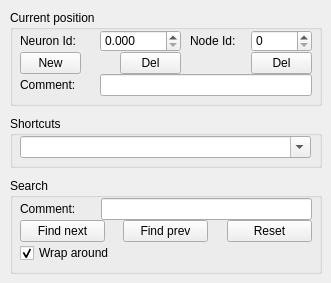
       <widget class="QWidget" name="Search">
        <property name="sizePolicy">
         <sizepolicy hsizetype="Preferred" vsizetype="Expanding">
          <horstretch>0</horstretch>
          <verstretch>0</verstretch>
         </sizepolicy>
        </property>
        <attribute name="title">
         <string>&amp;Search</string>
        </attribute>
        <widget class="QGroupBox" name="groupBox_7">
         <property name="geometry">
          <rect>
           <x>10</x>
           <y>10</y>
           <width>312</width>
           <height>96</height>
          </rect>
         </property>
         <property name="sizePolicy">
          <sizepolicy hsizetype="Expanding" vsizetype="Preferred">
           <horstretch>0</horstretch>
           <verstretch>0</verstretch>
          </sizepolicy>
         </property>
         <property name="title">
          <string>Current position</string>
         </property>
         <widget class="QLabel" name="label_11">
          <property name="geometry">
           <rect>
            <x>10</x>
            <y>64</y>
            <width>71</width>
            <height>22</height>
           </rect>
          </property>
          <property name="text">
           <string>Comment:</string>
          </property>
         </widget>
         <widget class="QLineEdit" name="_text_Comment">
          <property name="geometry">
           <rect>
            <x>90</x>
            <y>64</y>
            <width>212</width>
            <height>22</height>
           </rect>
          </property>
         </widget>
         <widget class="QLabel" name="label_16">
          <property name="geometry">
           <rect>
            <x>10</x>
            <y>20</y>
            <width>71</width>
            <height>21</height>
           </rect>
          </property>
          <property name="text">
           <string>Neuron Id:</string>
          </property>
         </widget>
         <widget class="QDoubleSpinBox" name="_SpinBoxNeuronId">
          <property name="geometry">
           <rect>
            <x>90</x>
            <y>20</y>
            <width>81</width>
            <height>22</height>
           </rect>
          </property>
          <property name="decimals">
           <number>3</number>
          </property>
          <property name="maximum">
           <double>1000000000.000000000000000</double>
          </property>
         </widget>
         <widget class="QLabel" name="label_14">
          <property name="geometry">
           <rect>
            <x>180</x>
            <y>20</y>
            <width>61</width>
            <height>21</height>
           </rect>
          </property>
          <property name="text">
           <string>Node Id:</string>
          </property>
         </widget>
         <widget class="QSpinBox" name="_SpinBoxNodeId">
          <property name="geometry">
           <rect>
            <x>241</x>
            <y>20</y>
            <width>61</width>
            <height>22</height>
           </rect>
          </property>
          <property name="maximum">
           <number>100000000</number>
          </property>
         </widget>
         <widget class="QPushButton" name="btn_NewNeuron">
          <property name="geometry">
           <rect>
            <x>10</x>
            <y>42</y>
            <width>61</width>
            <height>22</height>
           </rect>
          </property>
          <property name="text">
           <string>New</string>
          </property>
         </widget>
         <widget class="QPushButton" name="btn_DelNeuron">
          <property name="geometry">
           <rect>
            <x>110</x>
            <y>42</y>
            <width>61</width>
            <height>22</height>
           </rect>
          </property>
          <property name="text">
           <string>Del</string>
          </property>
         </widget>
         <widget class="QPushButton" name="btn_DelNode">
          <property name="geometry">
           <rect>
            <x>241</x>
            <y>42</y>
            <width>61</width>
            <height>22</height>
           </rect>
          </property>
          <property name="text">
           <string>Del</string>
          </property>
         </widget>
        </widget>
        <widget class="QGroupBox" name="groupBox_4">
         <property name="geometry">
          <rect>
           <x>10</x>
           <y>178</y>
           <width>312</width>
           <height>96</height>
          </rect>
         </property>
         <property name="title">
          <string>Search</string>
         </property>
         <widget class="QLabel" name="label_12">
          <property name="geometry">
           <rect>
            <x>10</x>
            <y>20</y>
            <width>70</width>
            <height>22</height>
           </rect>
          </property>
          <property name="text">
           <string>Comment:</string>
          </property>
         </widget>
         <widget class="QLineEdit" name="text_Comment_nav">
          <property name="geometry">
           <rect>
            <x>91</x>
            <y>20</y>
            <width>211</width>
            <height>22</height>
           </rect>
          </property>
         </widget>
         <widget class="QPushButton" name="btn_findNext">
          <property name="geometry">
           <rect>
            <x>10</x>
            <y>42</y>
            <width>85</width>
            <height>22</height>
           </rect>
          </property>
          <property name="text">
           <string>Find next</string>
          </property>
         </widget>
         <widget class="QPushButton" name="btn_findPrev">
          <property name="geometry">
           <rect>
            <x>113</x>
            <y>42</y>
            <width>85</width>
            <height>22</height>
           </rect>
          </property>
          <property name="text">
           <string>Find prev</string>
          </property>
         </widget>
         <widget class="QPushButton" name="btn_Reset">
          <property name="geometry">
           <rect>
            <x>217</x>
            <y>42</y>
            <width>85</width>
            <height>22</height>
           </rect>
          </property>
          <property name="text">
           <string>Reset</string>
          </property>
         </widget>
         <widget class="QCheckBox" name="ckbx_Wraparound">
          <property name="geometry">
           <rect>
            <x>10</x>
            <y>64</y>
            <width>117</width>
            <height>22</height>
           </rect>
          </property>
          <property name="text">
           <string>Wrap around</string>
          </property>
          <property name="checked">
           <bool>true</bool>
          </property>
         </widget>
        </widget>
        <widget class="QGroupBox" name="groupBox_9">
         <property name="geometry">
          <rect>
           <x>10</x>
           <y>116</y>
           <width>312</width>
           <height>52</height>
          </rect>
         </property>
         <property name="title">
          <string>Shortcuts</string>
         </property>
         <widget class="QComboBox" name="_comboBox_Shortcuts">
          <property name="geometry">
           <rect>
            <x>10</x>
            <y>20</y>
            <width>291</width>
            <height>22</height>
           </rect>
          </property>
          <property name="sizePolicy">
           <sizepolicy hsizetype="MinimumExpanding" vsizetype="Fixed">
            <horstretch>0</horstretch>
            <verstretch>0</verstretch>
           </sizepolicy>
          </property>
          <property name="editable">
           <bool>true</bool>
          </property>
          <property name="currentIndex">
           <number>-1</number>
          </property>
          <property name="modelColumn">
           <number>0</number>
          </property>
         </widget>
        </widget>
       </widget>
